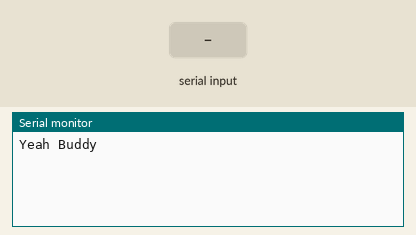
A sketch run on a simulated Arduino Uno, built with avr-gcc and run on an emulated ATmega328P. Shown: the last lines printed to the serial monitor. Inputs (shaded band) come from the test bench.

Above: at 1.2 s.
1.3 s: "90,45\n" received over Serial
At 2.3 s:
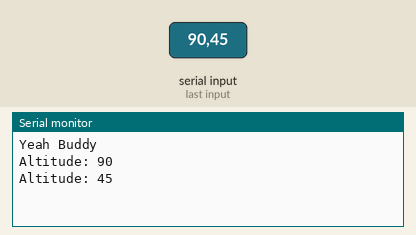
2.8 s: "30,150\n" received over Serial
At 3.4 s:
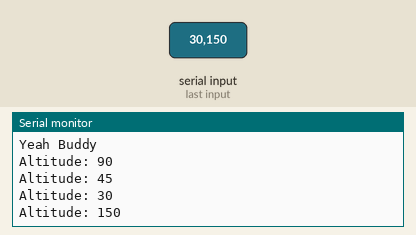
Timing chart, 0 to 5.8 s (numbered marks = the images above; inputs shaded):
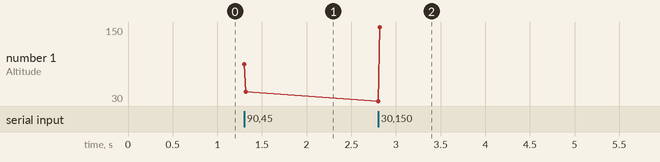

Measured:
- after the input at 1.3 s, the serial monitor: prints a new line at once (image 1)
- after the input at 2.8 s, the serial monitor: prints a new line at once (image 2)
- plotted number 1: 45 → 150 after the input at 2.8 s

The sketch:

alitmeter_update.ino
```cpp
void setup()
{
  Serial.begin(9600);
  Serial.println("Yeah Buddy");
}

long Serial_atol()
{
  char ch = 0;
  long value = 0L;
  while(1)
  {
    if(!Serial.available())
      continue;

      ch = Serial.read();
      if((ch < '0')|| (ch > '9'))
        {
          break;
        }
        else
        {
          value = value*10 + (ch - '0');
        }
  }
  return value;
}

void loop ()
{
  long altitude = Serial_atol();
  if(altitude!=0)
    {
      Serial.print("Altitude: ");
      Serial.println(altitude);
    }
}
```
